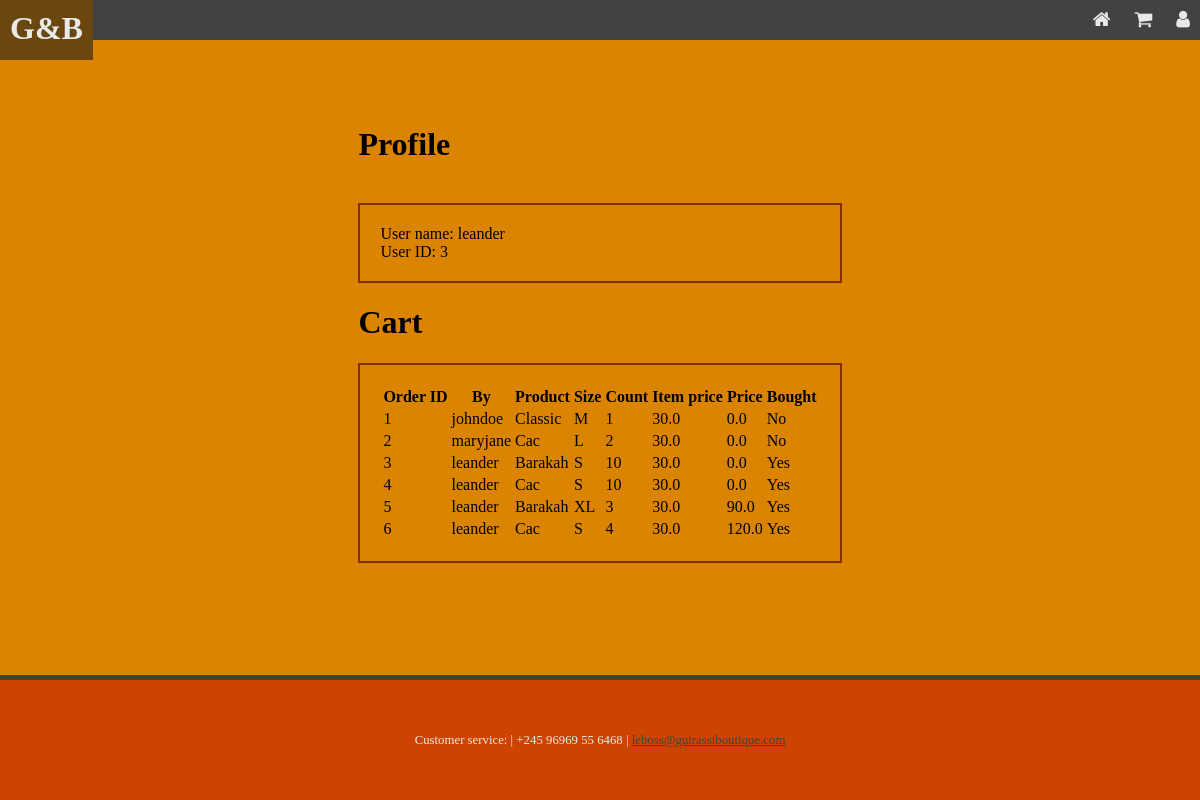
Page /user (signed in) on the committed database.
### tables this page shows
CREATE TABLE users (
                                user_id INTEGER,
                                username VARCHAR(20) NOT NULL,
                                passwordhash VARCHAR(120) NOT NULL,
                                role TEXT,
                                PRIMARY KEY (user_id),
                                UNIQUE (username)
                            );

CREATE TABLE orders (
                                order_id INTEGER,
                                user_id INTEGER,
                                prod_id INTEGER,
                                quantity INTEGER,
                                size TEXT,
                                purchased BIT,
                                total REAL,
                                PRIMARY KEY(order_id),
                                FOREIGN KEY (user_id) REFERENCES users (user_id),
                                FOREIGN KEY (prod_id) REFERENCES products (prod_id)
                            );

CREATE TABLE products (
                                prod_id INTEGER,
                                name TEXT NOT NULL,
                                price REAL NOT NULL,
                                file_name TEXT,
                                description text,
                                PRIMARY KEY (prod_id)
                            );

### app.py (the view)
@app.route("/user")
def user():
    LoggedIn = False
    conn = get_db()
    if session.get("username", None) != None:
        LoggedIn = True
    user = get_user_by_name(conn, session["username"])
    name = user["username"]
    if session.get("role", None) == "admin":
        purchases = select_orders(conn)
    else:
        purchases = get_orders_purchased_by_userid(conn, session["userid"])
    return render_template("user.html", title = name, username=session.get("username", None), role=session.get("role", None), LoggedIn = LoggedIn, user = user, purchases = purchases)

### app.py (called while the page is built)
def get_db():
    db = getattr(g, '_database', None)
    if db is None:
        db = g._database = sqlite3.connect(DATABASE)
    return db

@app.teardown_appcontext
def close_connection(exception):
    db = getattr(g, '_database', None)
    if db is not None:
        db.close()

### setup_db.py (called while the page is built)
def select_orders(conn):
    cur = conn.cursor()
    cur.execute("SELECT O.order_id, U.username, O.prod_id, O.quantity, O.size, O.total, P.name, P.price, O.purchased FROM orders as O, products as P, users AS U WHERE P.prod_id = O.prod_id AND O.user_id = U.user_id")
    orders = []
    for (order_id, username, prod_id, quantity, size, total, name, price, purchased) in cur:
        orders.append({
            "order_id": order_id,
            "username": username,
            "prod_id": prod_id,
            "quantity": quantity,
            "size": size,
            "name": name,
            "price": price,
            "total": total,
            "purchased": purchased
        })
    return orders

def get_user_by_name(conn, username):
    cur = conn.cursor()
    try:
        sql = ("SELECT user_id, username, role FROM users WHERE username = ?")
        cur.execute(sql, (username,))
        for row in cur:
            (id,name,role) = row
            return {
                "username": name,
                "userid": id,
                "role": role
            }
        else:
            return {
                "username": username,
                "userid": None,
                "role": None
            }
    except sqlite3.Error as err:
        print("Error: {}".format(err))
    finally:
        cur.close()

### templates/user.html (shortened to what this page needs)
{% extends "base.html" %}
{% block content %}
    <main class="user">
        <div id="user">
            <h1>Profile</h1> <br />
            <div class="cart-element framed">
                <div>
                    User name: {{ user.username }}
                    <br />
                    User ID: {{ user.userid }}
                </div>
            </div>
            <h1>Cart</h1>
            <div class="cart-element framed">
                <div>
                    <table class="cart-table">
                        {% if role == "admin" %}
                            <thead>
                                <th>Order ID</th>
                                <th>By</th>
                                <th>Product</th>
                                <th>Size</th>
                                <th>Count</th>
                                <th>Item price</th>
                                <th>Price</th>
                                <th>Bought</th>
                            </thead>
                            <tbody>
                                {% for purchase in purchases %}
                                    <tr>
                                        <td> {{ purchase.order_id }} </td>
                                        <td> {{ purchase.username }} </td>
                                        <td> {{ purchase.name }} </td>
                                        <td> {{ purchase.size }} </td>
                                        <td> {{ purchase.quantity }} </td>
                                        <td> {{ purchase.price }} </td>
                                        <td> {{ purchase.total }} </td>
                                        {% if purchase.purchased == True %}
                                            <td> {{ "Yes" }} </td>
                                        {% else %}
                                            <td> {{ "No" }} </td>
                                        {% endif %}
                                    </tr>
                                {% endfor %}
                            </tbody>
                        {% endif %}
                    </table>
                </div>
            </div>
        </div>
    </main>
{% endblock content %}

### static/style.css (style rules this page uses)
html { position: relative; min-height: 100%; }
body { margin: 0; height: 100%; padding: 0px; display:flex; flex-direction: column; align-content: space-between; background-color: #db8402; }
main { display: flex; flex-direction: row-reverse; justify-content: center; margin-top: 100px; }
main>* { margin: 5px; }
.framed { border: 2px solid #862d00; padding: 5px; height: auto; }
.cart-element { margin-bottom: 10px; }
.cart-element>div { padding:15px; }
main.user { margin-bottom: 50px; }
div#user { margin-bottom: 100px; }

### rows in the picture
users: username "leander"
orders: order_id "1", username "johndoe", name "Classic", size "M", quantity "1", price "30.0", total "0.0", value "No"
orders: order_id "2", username "maryjane", name "Cac", size "L", quantity "2", price "30.0", total "0.0", value "No"
orders: order_id "3", username "leander", name "Barakah", size "S", quantity "10", price "30.0", total "0.0", value "Yes"
orders: order_id "4", username "leander", name "Cac", size "S", quantity "10", price "30.0", total "0.0", value "Yes"
orders: order_id "5", username "leander", name "Barakah", size "XL", quantity "3", price "30.0", total "90.0", value "Yes"
orders: order_id "6", username "leander", name "Cac", size "S", quantity "4", price "30.0", total "120.0", value "Yes"

### other values in the picture
{{ user.userid }} "3"
